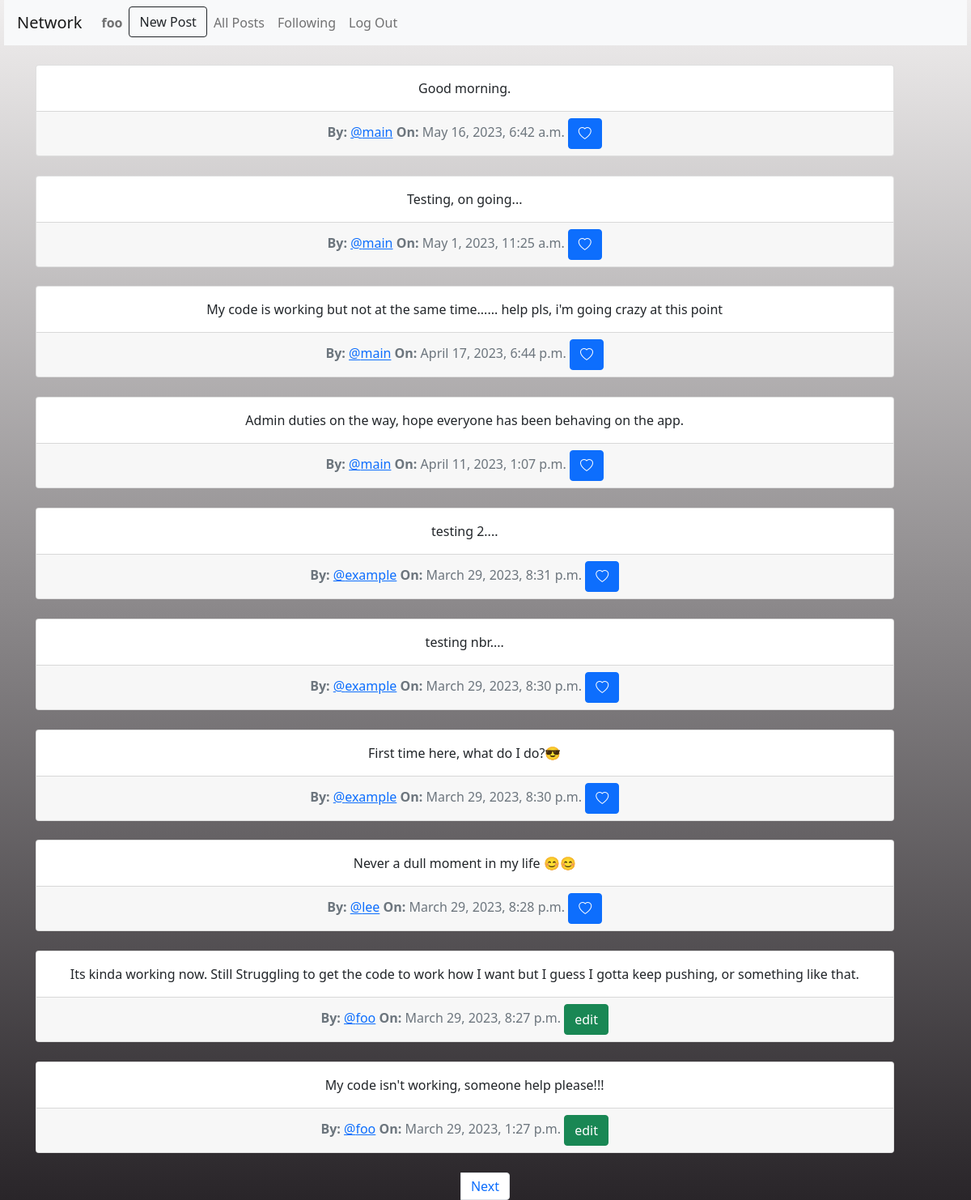
Screenshot of / (signed in) with the database file from the repository.
### network/models.py (models this page shows, shortened)
class User(AbstractUser):
    pass

class Posts(models.Model):
    author = models.ForeignKey(User, on_delete=models.CASCADE, related_name="user")
    message = models.TextField(max_length=250)
    timeStamp = models.DateTimeField(auto_now_add=True)
    likes = models.IntegerField(default=0)

### network/views.py (the view)
# urls.py: path("", views.index, name="index"),
def index(request):
    allpost = Posts.objects.all().order_by('-timeStamp')
    paginator = Paginator(allpost, 10)
    page_number = request.GET.get('page')
    page_obj = paginator.get_page(page_number)
    all_likes = Like.objects.all()
    posts_Liked = []
    try:
        for like in all_likes:
            if like.likedBy.id == request.user.id:
                posts_Liked.append(like.post_Liked.id)
    except:
        posts_Liked = []
    return render(request, "network/index.html", {
        "posts" : allpost,
        "page_obj" : page_obj,
        "posts_Liked" : posts_Liked
    })

### network/templates/network/index.html (shortened to what this page needs)
{% extends "network/layout.html" %}
{% load static %}
{% block body %}
    {% for post in page_obj %}
        <div id="eachPost" class="col-11">
            <div class="card text-center">
                <div class="card-body">
                    <p class="card-text" id="content_{{post.id}}" >{{post.message}} </p>
                </div>
                <div class="card-footer text-muted">
                    <strong>By: </strong>
                    <a href="{% url 'profile' post.author_id %}">@{{post.author}}</a>
                    <strong>On: </strong>{{post.timeStamp}}
                    {% if user.is_authenticated %}
                        {% if user == post.author %}
                            <button type="button" class="btn btn-success" id="edtBtn" data-toggle="modal" data-target="#modal_edit_post_{{ post.id }}">edit</button>
                        {% else %}
                            {% if post.id in posts_Liked %}
                                <button class="btn btn-danger" onclick="likeHandler({{ post.id }}, {{ posts_Liked }})" id="{{ post.id }}"><i class="bi bi-heart-fill"></i></button>
                            {% else %}
                                <button class="btn btn-primary" onclick="likeHandler({{ post.id }}, {{ posts_Liked }})" id="{{ post.id }}"><i class="bi bi-heart"> </i></button>
                            {% endif %}
                        {% endif %}
                    {% endif %}
                </div>
            </div>
        </div>
        {% endfor %}
        <nav aria-label="Page navigation example">
            <ul class="pagination justify-content-center">
              <li class="page-item">
                {% if page_obj.has_next %}
                    <a class="page-link" href="?page={{ page_obj.next_page_number }}">Next</a>
                {% endif %}
              </li>
            </ul>
          </nav>
{% endblock %}

### network/templates/network/layout.html (shortened to what this page needs)
{% load static %}
<!DOCTYPE html>
<html lang="en">
    <head>
        <link rel="stylesheet" href="https://cdn.jsdelivr.net/npm/bootstrap@4.0.0/dist/css/bootstrap.min.css">
        <link rel="stylesheet" href="https://stackpath.bootstrapcdn.com/bootstrap/4.4.1/css/bootstrap.min.css">
        <link rel="stylesheet" href="https://cdn.jsdelivr.net/npm/bootstrap@5.0.2/dist/css/bootstrap.min.css" />
        <link rel="stylesheet" href="https://cdn.jsdelivr.net/npm/bootstrap-icons@1.5.0/font/bootstrap-icons.css" />
        <link href="{% static 'network/styles.css' %}" rel="stylesheet">
    </head>
    <body>
        <nav class="navbar navbar-expand-lg navbar-light bg-light">
            <a class="navbar-brand" href="#">Network</a>
            <div>
              <ul class="navbar-nav mr-auto">
                {% if user.is_authenticated %}
                    <li class="nav-item">
                        <a class="nav-link" href="{% url 'profile' request.user.id %}"><strong>{{ user.username }}</strong></a>
                    </li>
                {% endif %}
                {% if user.is_authenticated %}
                    <li class="nav-item">
                        <a href="{% url 'new_Post' %}"><button type="button" class="btn btn-outline-dark" id="newPost">New Post</button></a>
                    </li>
                {% endif %}
                <li class="nav-item">
                  <a class="nav-link" href="{% url 'index' %}">All Posts</a>
                </li>
                {% if user.is_authenticated %}
                    <li class="nav-item">
                        <a class="nav-link" href="{% url 'following' %}">Following</a>
                    </li>
                    <li class="nav-item">
                        <a class="nav-link" href="{% url 'logout' %}">Log Out</a>
                    </li>
                {% endif %}
              </ul>
            </div>
          </nav>
        <div class="body">
            {% block body %}
            {% endblock %}
        </div>
    </body>
</html>

### network/static/network/styles.css (style rules this page uses)
html { height:100% }
body { height: 100%; padding-left: 5px; padding-right: 5px; background-image: linear-gradient( #f0eeee, rgb(41, 37, 41)); margin: 0; background-repeat: no-repeat; background-attachment: fixed; }
* { box-sizing: border-box; }
#eachPost { margin: 2%; }

### rows the page displays
User: username "foo"
Posts: message "Good morning.", author "main", timeStamp "May 16, 2023, 6:42 a.m."
Posts: message "Testing, on going...", author "main", timeStamp "May 1, 2023, 11:25 a.m."
Posts: message "My code is working but not at the same time...... help pls, i'm going crazy at this point", author "main", timeStamp "April 17, 2023, 6:44 p.m."
Posts: message "Admin duties on the way, hope everyone has been behaving on the app.", author "main", timeStamp "April 11, 2023, 1:07 p.m."
Posts: message "testing 2....", author "example", timeStamp "March 29, 2023, 8:31 p.m."
Posts: message "testing nbr....", author "example", timeStamp "March 29, 2023, 8:30 p.m."
Posts: message "First time here, what do I do?😎", author "example", timeStamp "March 29, 2023, 8:30 p.m."
Posts: message "Never a dull moment in my life 😊😊", author "lee", timeStamp "March 29, 2023, 8:28 p.m."
Posts: message "Its kinda working now. Still Struggling to get the code to work how I want but I guess I gotta keep pushing, or something like that.", author "foo", timeStamp "March 29, 2023, 8:27 p.m."
Posts: message "My code isn't working, someone help please!!!", author "foo", timeStamp "March 29, 2023, 1:27 p.m."
